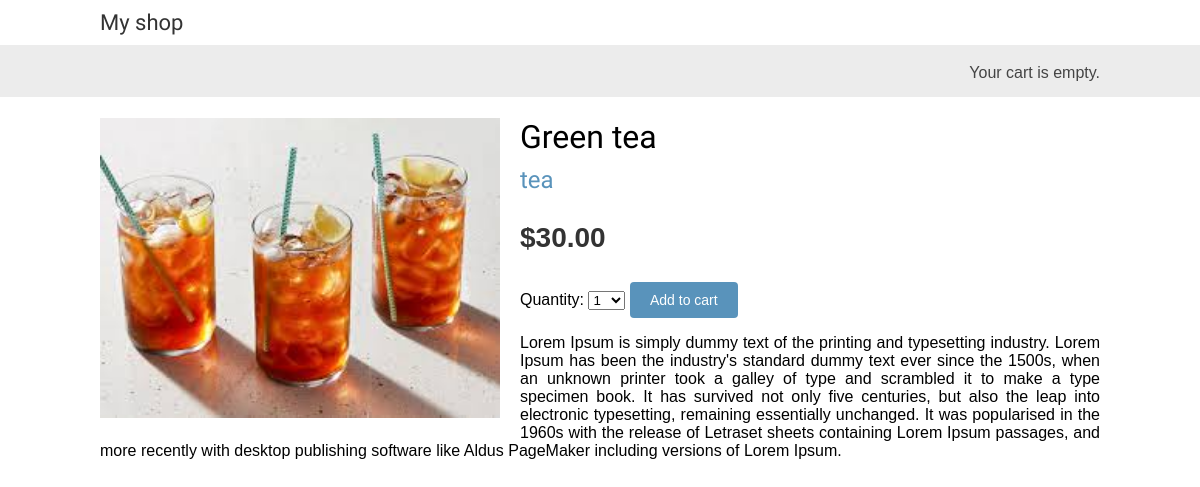
Page /1/green-tea/ on the committed database.
### shop/models.py (models this page shows, shortened)
class Product(models.Model):
    category = models.ForeignKey(Category,
                                 related_name='products',
                                 on_delete=models.CASCADE)
    name = models.CharField(max_length=200)
    slug = models.SlugField(max_length=200)
    image = models.ImageField(upload_to='products/%Y/%m/%d',
                              blank=True)
    description = models.TextField(blank=True)
    price = models.DecimalField(max_digits=10,
                                decimal_places=2)
    available = models.BooleanField(default=True)
    created = models.DateTimeField(auto_now_add=True)
    updated = models.DateTimeField(auto_now=True)
    class Meta:
        ordering = ['name']
        indexes = [
            models.Index(fields=['id', 'slug']),
            models.Index(fields=['name']),
            models.Index(fields=['-created']),
        ]

class Category(models.Model):
    name = models.CharField(max_length=200)
    slug = models.SlugField(max_length=200,
                            unique=True)
    class Meta:
        ordering = ['name']
        indexes = [
            models.Index(fields=['name']),
        ]
        verbose_name = 'category'
        verbose_name_plural = 'categories'
    def __str__(self):
        return self.name
    def get_absolute_url(self):
        return reverse('shop:product_list_by_category',
                       args=[self.slug])

### shop/views.py (the view)
# urls.py: path('<int:id>/<slug:slug>/', views.product_detail,
def product_detail(request, id, slug):
    product = get_object_or_404(Product,id=id,slug=slug,available=True)
    cart_product_form = CartAddProductForm()
    return render(request,
                  'shop/product/detail.html',{'product': product, 'cart_product_form': cart_product_form})

### cart/forms.py
class CartAddProductForm(forms.Form):
    quantity = forms.TypedChoiceField(
                                choices=PRODUCT_QUANTITY_CHOICES,
                                coerce=int)
    override = forms.BooleanField(required=False,
                                  initial=False,
                                  widget=forms.HiddenInput)

### cart/cart.py (called while the page is built)
    def __len__(self):
        return sum(item['quantity'] for item in self.cart.values())

### cart/context_processors.py (called while the page is built)
def cart(request):
    return {'cart': Cart(request)}

### shop/templates/shop/product/detail.html (shortened to what this page needs)
{% extends "shop/base.html" %}
{% load static %}
{% block content %}
  <div class="product-detail">
    <img src="{% if product.image %}{{ product.image.url }}{% else %}
    {% static "img/no_image.png" %}{% endif %}">
    <h1>{{ product.name }}</h1>
    <h2>
      <a href="{{ product.category.get_absolute_url }}">
        {{ product.category }}
      </a>
    </h2>
    <p class="price">${{ product.price }}</p>
    <form action="{% url "cart:cart_add" product.id %}" method="post">
      {{ cart_product_form }}
      <input type="submit" value="Add to cart">
    </form>
    {{ product.description|linebreaks }}
  </div>
{% endblock %}

### shop/static/css/base.css (style rules this page uses)
body { margin:0; padding:0; font-family:helvetica, sans-serif; }
h1, h2, h3, h4, h5 , h6 { font-family: 'Ubuntu', sans-serif; font-weight:normal; }
a { text-decoration:none; color:#5993bb; }
a.button, input[type="submit"] { color:#fff; background:#5993bb; border-radius:4px; padding:10px 20px; font-size:14px; border:0; }
.product-detail { text-align:justify; }
.product-detail .price { color:#333; font-size:28px; font-weight:bold; }
.product-detail img { width:40%; float:left; padding:0 20px 20px 0; }
.product-detail h1 { margin-bottom:0; }
.product-detail h2 { margin-top:10px; }

### rows in the picture
Product: image (picture), name "Green tea", category "tea", price "30.00", description "Lorem Ipsum is simply dummy text of the printing and typesetting industry. Lorem Ipsum has been the industry's standard dummy text ever since the 1500s, when an unknown printer took a galley of type and scrambled it to make a type specimen book. It has survived not only five centuries, but also the leap into electronic typesetting, remaining essentially unchanged. It was popularised in the 1960s with the release of Letraset sheets containing Lorem Ipsum passages, and more recently with desktop publishing software like Aldus PageMaker including versions of Lorem Ipsum."
